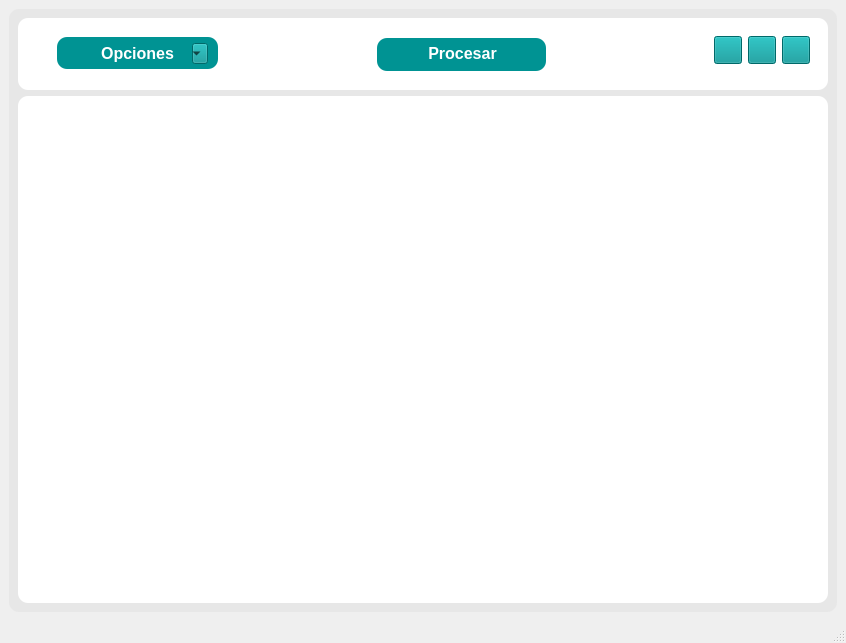
<?xml version="1.0" encoding="UTF-8"?>
<ui version="4.0">
 <class>MainWindow</class>
 <widget class="QMainWindow" name="MainWindow">
  <property name="geometry">
   <rect>
    <x>0</x>
    <y>0</y>
    <width>846</width>
    <height>643</height>
   </rect>
  </property>
  <property name="windowTitle">
   <string>MainWindow</string>
  </property>
  <widget class="QWidget" name="centralwidget">
   <layout class="QHBoxLayout" name="horizontalLayout">
    <item>
     <widget class="QFrame" name="frame">
      <property name="styleSheet">
       <string notr="true">QFrame{
background-color: rgb(231, 231, 231);
border-radius:10px;
border-color: rgb(0, 0, 0);
}</string>
      </property>
      <property name="frameShape">
       <enum>QFrame::StyledPanel</enum>
      </property>
      <property name="frameShadow">
       <enum>QFrame::Raised</enum>
      </property>
      <layout class="QVBoxLayout" name="verticalLayout">
       <item>
        <widget class="QFrame" name="frame_2">
         <property name="sizePolicy">
          <sizepolicy hsizetype="Preferred" vsizetype="Preferred">
           <horstretch>6</horstretch>
           <verstretch>1</verstretch>
          </sizepolicy>
         </property>
         <property name="styleSheet">
          <string notr="true">QFrame{
background-color: rgb(255, 255, 255);
border-radius:10px;
border-color: rgb(0, 0, 0);
}</string>
         </property>
         <property name="frameShape">
          <enum>QFrame::StyledPanel</enum>
         </property>
         <property name="frameShadow">
          <enum>QFrame::Raised</enum>
         </property>
         <layout class="QGridLayout" name="gridLayout_3">
          <item row="0" column="0">
           <widget class="QFrame" name="frame_4">
            <property name="sizePolicy">
             <sizepolicy hsizetype="Preferred" vsizetype="Preferred">
              <horstretch>6</horstretch>
              <verstretch>1</verstretch>
             </sizepolicy>
            </property>
            <property name="frameShape">
             <enum>QFrame::StyledPanel</enum>
            </property>
            <property name="frameShadow">
             <enum>QFrame::Raised</enum>
            </property>
            <widget class="QFrame" name="frame_6">
             <property name="geometry">
              <rect>
               <x>10</x>
               <y>10</y>
               <width>521</width>
               <height>51</height>
              </rect>
             </property>
             <property name="styleSheet">
              <string notr="true">QFrame{
background-color: rgb(255, 255, 255);
border-radius:10px;
border-color: rgb(0, 0, 0);
}</string>
             </property>
             <property name="frameShape">
              <enum>QFrame::StyledPanel</enum>
             </property>
             <property name="frameShadow">
              <enum>QFrame::Raised</enum>
             </property>
             <widget class="QLabel" name="label">
              <property name="geometry">
               <rect>
                <x>340</x>
                <y>1</y>
                <width>169</width>
                <height>33</height>
               </rect>
              </property>
              <property name="sizePolicy">
               <sizepolicy hsizetype="Fixed" vsizetype="Preferred">
                <horstretch>4</horstretch>
                <verstretch>5</verstretch>
               </sizepolicy>
              </property>
              <property name="minimumSize">
               <size>
                <width>0</width>
                <height>0</height>
               </size>
              </property>
              <property name="font">
               <font>
                <family>Segoe UI</family>
                <pointsize>11</pointsize>
                <weight>75</weight>
                <bold>true</bold>
               </font>
              </property>
              <property name="cursor">
               <cursorShape>PointingHandCursor</cursorShape>
              </property>
              <property name="layoutDirection">
               <enum>Qt::RightToLeft</enum>
              </property>
              <property name="styleSheet">
               <string notr="true">QLabel{
background-color: rgb(0, 147, 147);
color: rgb(255, 255, 255);
border-radius: 10px;
}</string>
              </property>
              <property name="text">
               <string>Abrir Archivo</string>
              </property>
              <property name="alignment">
               <set>Qt::AlignCenter</set>
              </property>
             </widget>
             <widget class="QPushButton" name="pushButton">
              <property name="geometry">
               <rect>
                <x>350</x>
                <y>6</y>
                <width>151</width>
                <height>21</height>
               </rect>
              </property>
              <property name="font">
               <font>
                <family>Segoe UI</family>
                <pointsize>12</pointsize>
                <weight>75</weight>
                <bold>true</bold>
               </font>
              </property>
              <property name="cursor">
               <cursorShape>PointingHandCursor</cursorShape>
              </property>
              <property name="styleSheet">
               <string notr="true">QPushButton{
background-color: rgb(0, 147, 147);
color: rgb(255, 255, 255);
border-radius: 10px;
}</string>
              </property>
              <property name="text">
               <string>Procesar</string>
              </property>
              <property name="icon">
               <iconset resource="../Modern_GUI_PyDracula_PySide6_or_PyQt6-master/resources.qrc">
                <normaloff>:/icons/images/icons/cil-media-play.png</normaloff>:/icons/images/icons/cil-media-play.png</iconset>
              </property>
             </widget>
             <widget class="QComboBox" name="comboBox">
              <property name="geometry">
               <rect>
                <x>155</x>
                <y>6</y>
                <width>16</width>
                <height>21</height>
               </rect>
              </property>
              <property name="cursor">
               <cursorShape>PointingHandCursor</cursorShape>
              </property>
              <property name="styleSheet">
               <string notr="true">QComboBox{
background-color: rgb(0, 147, 147);

}</string>
              </property>
             </widget>
             <widget class="QPushButton" name="pushButton_2">
              <property name="geometry">
               <rect>
                <x>20</x>
                <y>0</y>
                <width>161</width>
                <height>32</height>
               </rect>
              </property>
              <property name="sizePolicy">
               <sizepolicy hsizetype="Minimum" vsizetype="Fixed">
                <horstretch>0</horstretch>
                <verstretch>0</verstretch>
               </sizepolicy>
              </property>
              <property name="font">
               <font>
                <family>Segoe UI</family>
                <pointsize>12</pointsize>
                <weight>75</weight>
                <bold>true</bold>
               </font>
              </property>
              <property name="cursor">
               <cursorShape>PointingHandCursor</cursorShape>
              </property>
              <property name="styleSheet">
               <string notr="true">QPushButton{
background-color: rgb(0, 147, 147);
color: rgb(255, 255, 255);
border-radius: 10px;
}</string>
              </property>
              <property name="text">
               <string>Opciones</string>
              </property>
              <property name="icon">
               <iconset resource="../Modern_GUI_PyDracula_PySide6_or_PyQt6-master/resources.qrc">
                <normaloff>:/icons/images/icons/cil-folder.png</normaloff>:/icons/images/icons/cil-folder.png</iconset>
              </property>
             </widget>
             <zorder>label</zorder>
             <zorder>pushButton</zorder>
             <zorder>pushButton_2</zorder>
             <zorder>comboBox</zorder>
            </widget>
            <widget class="QFrame" name="frame_10">
             <property name="geometry">
              <rect>
               <x>10</x>
               <y>60</y>
               <width>521</width>
               <height>16</height>
              </rect>
             </property>
             <property name="frameShape">
              <enum>QFrame::StyledPanel</enum>
             </property>
             <property name="frameShadow">
              <enum>QFrame::Raised</enum>
             </property>
            </widget>
           </widget>
          </item>
          <item row="0" column="1">
           <widget class="QFrame" name="frame_5">
            <property name="sizePolicy">
             <sizepolicy hsizetype="Preferred" vsizetype="Preferred">
              <horstretch>2</horstretch>
              <verstretch>1</verstretch>
             </sizepolicy>
            </property>
            <property name="frameShape">
             <enum>QFrame::StyledPanel</enum>
            </property>
            <property name="frameShadow">
             <enum>QFrame::Raised</enum>
            </property>
            <layout class="QGridLayout" name="gridLayout">
             <item row="0" column="2">
              <widget class="QPushButton" name="maximizeRestoreAppBtn">
               <property name="minimumSize">
                <size>
                 <width>28</width>
                 <height>28</height>
                </size>
               </property>
               <property name="maximumSize">
                <size>
                 <width>28</width>
                 <height>28</height>
                </size>
               </property>
               <property name="font">
                <font>
                 <family>Segoe UI</family>
                 <pointsize>10</pointsize>
                 <weight>50</weight>
                 <italic>false</italic>
                 <bold>false</bold>
                 <stylestrategy>PreferDefault</stylestrategy>
                </font>
               </property>
               <property name="cursor">
                <cursorShape>PointingHandCursor</cursorShape>
               </property>
               <property name="toolTip">
                <string>Maximize</string>
               </property>
               <property name="styleSheet">
                <string notr="true">background-color: rgb(0, 147, 147);</string>
               </property>
               <property name="text">
                <string/>
               </property>
               <property name="icon">
                <iconset resource="../Modern_GUI_PyDracula_PySide6_or_PyQt6-master/resources.qrc">
                 <normaloff>:/icons/images/icons/icon_maximize.png</normaloff>:/icons/images/icons/icon_maximize.png</iconset>
               </property>
               <property name="iconSize">
                <size>
                 <width>20</width>
                 <height>20</height>
                </size>
               </property>
              </widget>
             </item>
             <item row="0" column="1">
              <widget class="QPushButton" name="minimizeAppBtn">
               <property name="minimumSize">
                <size>
                 <width>28</width>
                 <height>28</height>
                </size>
               </property>
               <property name="maximumSize">
                <size>
                 <width>28</width>
                 <height>28</height>
                </size>
               </property>
               <property name="cursor">
                <cursorShape>PointingHandCursor</cursorShape>
               </property>
               <property name="toolTip">
                <string>Minimize</string>
               </property>
               <property name="autoFillBackground">
                <bool>false</bool>
               </property>
               <property name="styleSheet">
                <string notr="true">background-color: rgb(0, 147, 147);</string>
               </property>
               <property name="text">
                <string/>
               </property>
               <property name="icon">
                <iconset resource="../Modern_GUI_PyDracula_PySide6_or_PyQt6-master/resources.qrc">
                 <normaloff>:/icons/images/icons/icon_minimize.png</normaloff>:/icons/images/icons/icon_minimize.png</iconset>
               </property>
               <property name="iconSize">
                <size>
                 <width>20</width>
                 <height>20</height>
                </size>
               </property>
              </widget>
             </item>
             <item row="0" column="0">
              <spacer name="horizontalSpacer_2">
               <property name="orientation">
                <enum>Qt::Horizontal</enum>
               </property>
               <property name="sizeHint" stdset="0">
                <size>
                 <width>73</width>
                 <height>20</height>
                </size>
               </property>
              </spacer>
             </item>
             <item row="0" column="3">
              <widget class="QPushButton" name="closeAppBtn">
               <property name="minimumSize">
                <size>
                 <width>28</width>
                 <height>28</height>
                </size>
               </property>
               <property name="maximumSize">
                <size>
                 <width>28</width>
                 <height>28</height>
                </size>
               </property>
               <property name="cursor">
                <cursorShape>PointingHandCursor</cursorShape>
               </property>
               <property name="toolTip">
                <string>Close</string>
               </property>
               <property name="styleSheet">
                <string notr="true">background-color: rgb(0, 147, 147);</string>
               </property>
               <property name="text">
                <string/>
               </property>
               <property name="icon">
                <iconset resource="../Modern_GUI_PyDracula_PySide6_or_PyQt6-master/resources.qrc">
                 <normaloff>:/icons/images/icons/icon_close.png</normaloff>:/icons/images/icons/icon_close.png</iconset>
               </property>
               <property name="iconSize">
                <size>
                 <width>20</width>
                 <height>20</height>
                </size>
               </property>
              </widget>
             </item>
             <item row="1" column="0" colspan="4">
              <widget class="QFrame" name="frame_11">
               <property name="sizePolicy">
                <sizepolicy hsizetype="MinimumExpanding" vsizetype="Preferred">
                 <horstretch>5</horstretch>
                 <verstretch>1</verstretch>
                </sizepolicy>
               </property>
               <property name="frameShape">
                <enum>QFrame::StyledPanel</enum>
               </property>
               <property name="frameShadow">
                <enum>QFrame::Raised</enum>
               </property>
              </widget>
             </item>
            </layout>
           </widget>
          </item>
         </layout>
        </widget>
       </item>
       <item>
        <widget class="QFrame" name="frame_3">
         <property name="sizePolicy">
          <sizepolicy hsizetype="Expanding" vsizetype="Preferred">
           <horstretch>7</horstretch>
           <verstretch>7</verstretch>
          </sizepolicy>
         </property>
         <property name="styleSheet">
          <string notr="true">QFrame{
background-color: rgb(255, 255, 255);
border-radius:10px;
border-color: rgb(0, 0, 0);
}</string>
         </property>
         <property name="frameShape">
          <enum>QFrame::StyledPanel</enum>
         </property>
         <property name="frameShadow">
          <enum>QFrame::Raised</enum>
         </property>
         <layout class="QHBoxLayout" name="horizontalLayout_3">
          <item>
           <widget class="QStackedWidget" name="stackedWidget">
            <property name="styleSheet">
             <string notr="true"/>
            </property>
            <property name="currentIndex">
             <number>2</number>
            </property>
            <widget class="QWidget" name="Frame_Interplanar">
             <layout class="QHBoxLayout" name="horizontalLayout_4">
              <item>
               <widget class="QFrame" name="frame_9">
                <property name="styleSheet">
                 <string notr="true">background-image:url(:/images/Py/images/images/interplanares.jpeg)</string>
                </property>
                <property name="frameShape">
                 <enum>QFrame::StyledPanel</enum>
                </property>
                <property name="frameShadow">
                 <enum>QFrame::Raised</enum>
                </property>
               </widget>
              </item>
             </layout>
            </widget>
            <widget class="QWidget" name="Frame_3d">
             <widget class="QFrame" name="frame_7">
              <property name="geometry">
               <rect>
                <x>10</x>
                <y>10</y>
                <width>721</width>
                <height>381</height>
               </rect>
              </property>
              <property name="styleSheet">
               <string notr="true">background-image:url(:/images/mpl3d_20.png)</string>
              </property>
              <property name="frameShape">
               <enum>QFrame::StyledPanel</enum>
              </property>
              <property name="frameShadow">
               <enum>QFrame::Raised</enum>
              </property>
             </widget>
            </widget>
            <widget class="QWidget" name="Otra">
             <layout class="QGridLayout" name="gridLayout_2">
              <item row="0" column="0" alignment="Qt::AlignHCenter">
               <widget class="QFrame" name="frame_8">
                <property name="minimumSize">
                 <size>
                  <width>774</width>
                  <height>0</height>
                 </size>
                </property>
                <property name="styleSheet">
                 <string notr="true">background-image:url(:/images/mpl3d_20.png)</string>
                </property>
                <property name="frameShape">
                 <enum>QFrame::StyledPanel</enum>
                </property>
                <property name="frameShadow">
                 <enum>QFrame::Raised</enum>
                </property>
               </widget>
              </item>
             </layout>
            </widget>
           </widget>
          </item>
         </layout>
        </widget>
       </item>
      </layout>
     </widget>
    </item>
   </layout>
  </widget>
  <widget class="QStatusBar" name="statusbar"/>
 </widget>
 <resources>
  <include location="../Modern_GUI_PyDracula_PySide6_or_PyQt6-master/resources.qrc"/>
 </resources>
 <connections/>
</ui>
